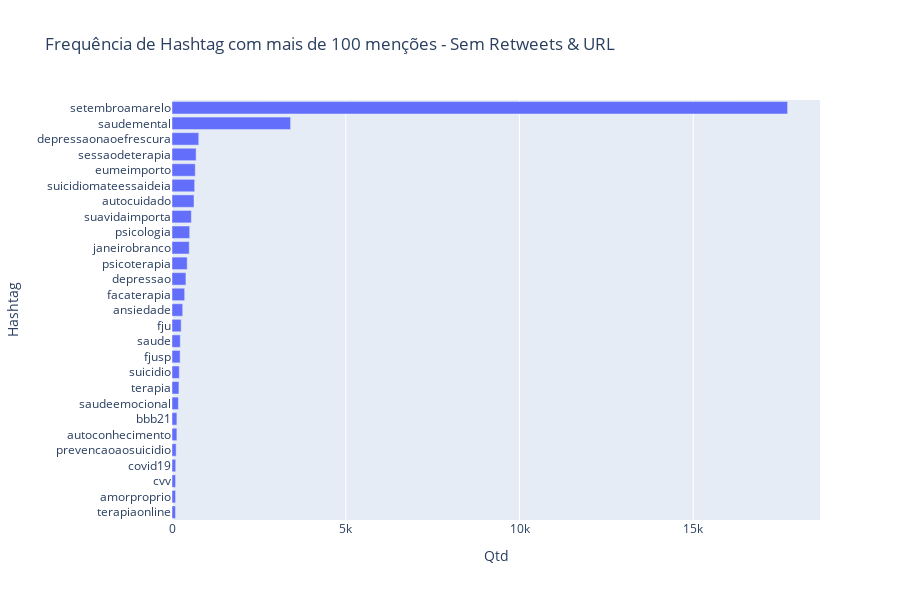

Source (notebook cell):
### Code cell
fig = px.bar(data_frame=freq.sort_values('Qtd',ascending=True), 
y='Hashtag', 
x='Qtd', 
height=600,
title= 'Frequência de Hashtag com mais de 100 menções - Sem Retweets & URL')

fig

### Figure 1 — Plotly figure (JSON) as saved in the notebook; plotly's stock layout.template omitted (floating-point values rounded to 4 significant figures)
{"data": [{"alignmentgroup": "True", "hovertemplate": "Qtd=%{x}<br>Hashtag=%{y}<extra></extra>", "legendgroup": "", "marker": {"color": "#636efa"}, "name": "", "offsetgroup": "", "orientation": "h", "showlegend": false, "textposition": "auto", "type": "bar", "x": [101, 103, 103, 107, 119, 140, 141, 184, 199, 211, 234, 238, 264, 308, 365, 401, 438, 496, 509, 557, 634, 652, 669, 694, 770, 3413, 17715], "xaxis": "x", "y": ["terapiaonline", "amorproprio", "cvv", "covid19", "prevencaoaosuicidio", "autoconhecimento", "bbb21", "saudeemocional", "terapia", "suicidio", "fjusp", "saude", "fju", "ansiedade", "facaterapia", "depressao", "psicoterapia", "janeirobranco", "psicologia", "suavidaimporta", "autocuidado", "suicidiomateessaideia", "eumeimporto", "sessaodeterapia", "depressaonaoefrescura", "saudemental", "setembroamarelo"], "yaxis": "y"}], "layout": {"barmode": "relative", "height": 600, "legend": {"tracegroupgap": 0}, "title": {"text": "Frequência de Hashtag com mais de 100 menções - Sem Retweets & URL"}, "xaxis": {"anchor": "y", "domain": [0, 1], "title": {"text": "Qtd"}}, "yaxis": {"anchor": "x", "domain": [0, 1], "title": {"text": "Hashtag"}}}}
